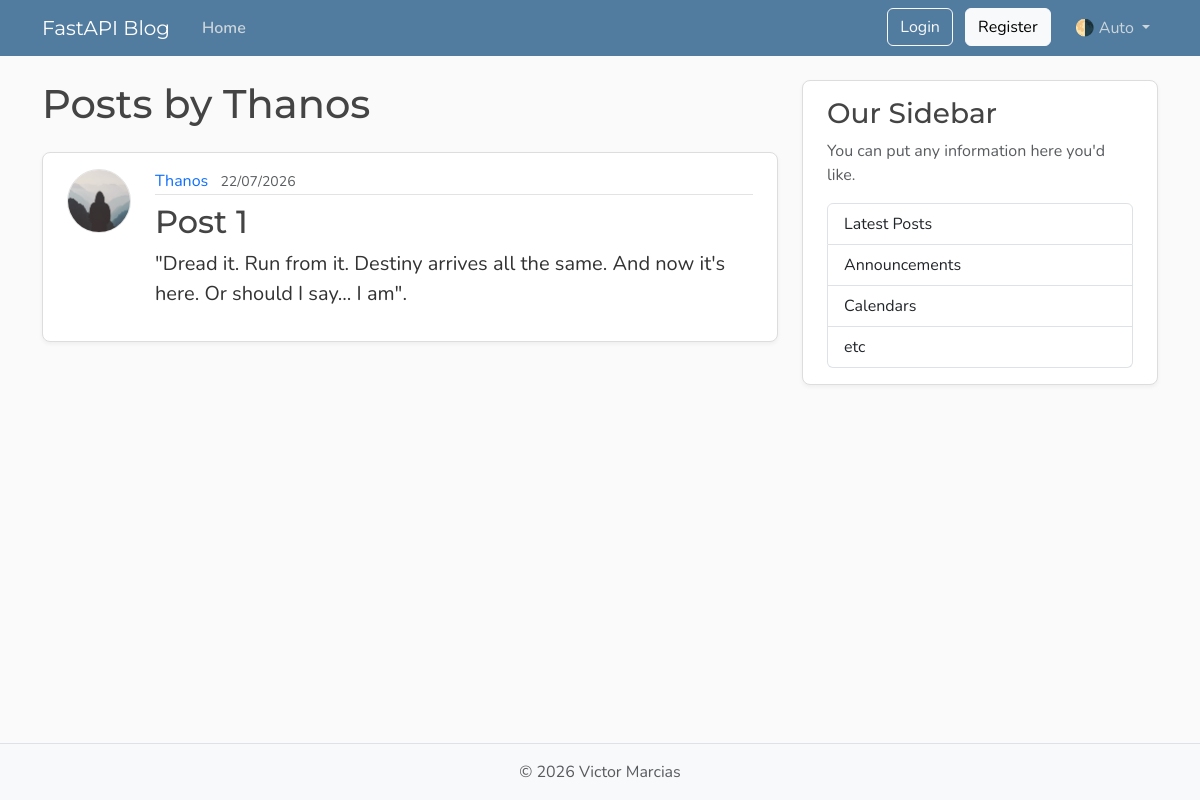
The page /users/2/posts on the database as committed earlier.
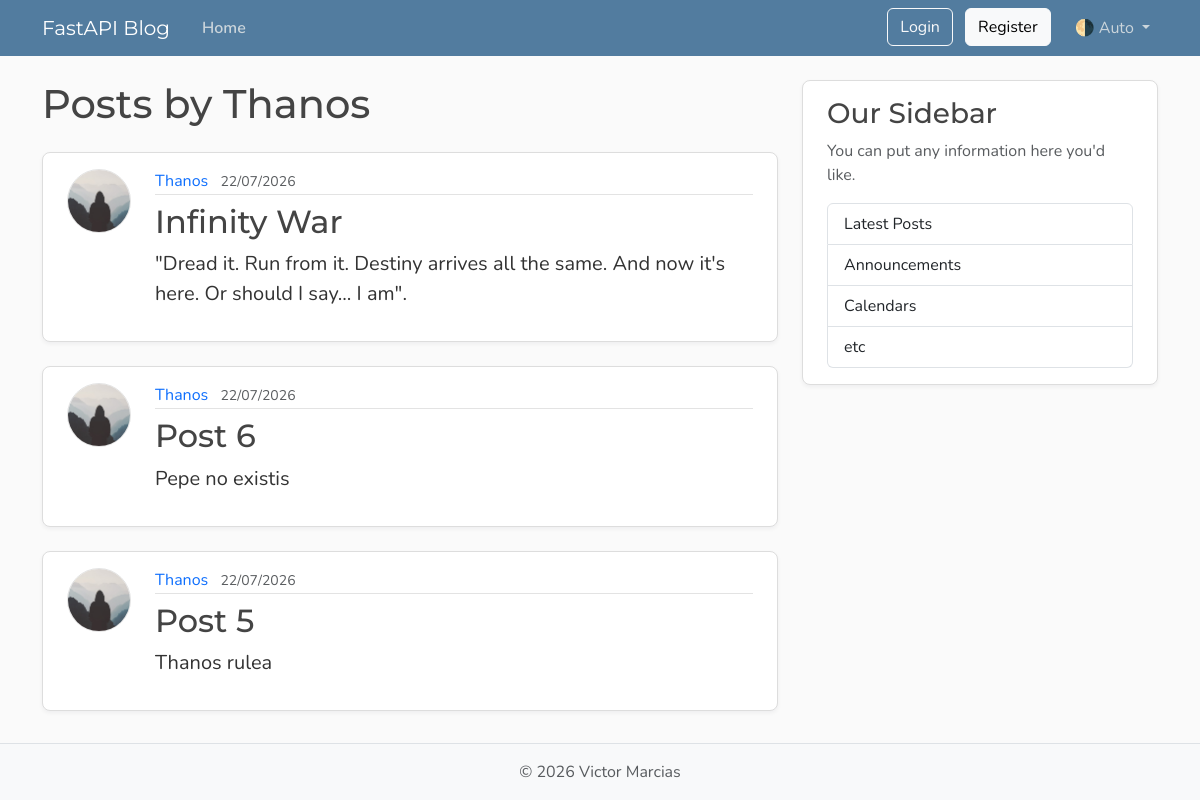
The same page on the database as committed later.
### models.py (models this page shows, shortened)
class Post(Base):
    __tablename__ = "posts"
    id: Mapped[int] = mapped_column(Integer, primary_key=True, index=True)
    title: Mapped[str] = mapped_column(String(100), nullable=False)
    content: Mapped[str] = mapped_column(Text, nullable=False)
    user_id: Mapped[int] = mapped_column(
        ForeignKey("users.id"),
        nullable=False,
        index=True,
    )
    date_posted: Mapped[datetime] = mapped_column(
        DateTime(timezone=True),
        default=lambda: datetime.now(UTC),
    )
    author: Mapped[User] = relationship(back_populates="posts")

class User(Base):
    __tablename__ = "users"
    id: Mapped[int] = mapped_column(Integer, primary_key=True, index=True)
    username: Mapped[str] = mapped_column(String(50), unique=True, nullable=False)
    email: Mapped[str] = mapped_column(String(120), unique=True, nullable=False)
    password_hash: Mapped[str] = mapped_column(String(200), nullable=False)
    image_file: Mapped[str | None] = mapped_column(
        String(200),
        nullable=True,
        default=None,
    )
    posts: Mapped[list[Post]] = relationship(
        back_populates="author",
        cascade="all, delete-orphan"
    )

### main.py (the view)
@app.get("/users/{user_id}/posts", include_in_schema=False, name="user_posts")
async def user_posts_page(
    request: Request,
    user_id: int,
    db: Annotated[AsyncSession, Depends(get_db)],
):
    result = await db.execute(
        select(models.User)
        .where(models.User.id == user_id)
    )
    user = result.scalars().first()
    if not user:
        raise HTTPException(
            status_code=status.HTTP_404_NOT_FOUND,
            detail="User not found",
        )
    result = await db.execute(
        select(models.Post)
        .options(selectinload(models.Post.author))
        .where(models.Post.user_id == user_id)
        .order_by(models.Post.date_posted.desc())
    )
    posts = result.scalars().all()
    return templates.TemplateResponse(
        request,
        "user_posts.html",
        {"posts": posts, "user": user, "title": f"{user.username}'s Posts"},
    )

### templates/user_posts.html
{% extends "layout.html" %}
{% block content %}
  <h1 class="mb-4">Posts by {{ user.username }}</h1>
  {% for post in posts %}
    <article class="content-section py-3 px-4 mb-4">
      <div class="d-flex align-items-start gap-4">
        <img class="rounded-circle article-img flex-shrink-0"
             src="{{ post.author.image_path }}"
             alt="{{ post.author.username }}'s profile picture"
             width="64"
             height="64"
             loading="lazy">
        <div class="flex-grow-1">
          <div class="article-metadata mb-2">
            <a class="me-2"
               href="{{ url_for('user_posts', user_id=post.author.id) }}">{{ post.author.username }}</a>
            <small class="text-body-secondary">{{ post.date_posted.strftime('%d/%m/%Y') }}</small>
          </div>
          <h2>
            <a class="article-title"
               href="{{ url_for('post_page', post_id=post.id) }}">{{ post.title }}</a>
          </h2>
          <p class="article-content">{{ post.content }}</p>
        </div>
      </div>
    </article>
  {% else %}
    <p class="text-body-secondary">No posts by this user yet.</p>
  {% endfor %}
{% endblock content %}

Rows that differ between the two databases and show on the page:
removed Post: author.username "Thanos", date_posted "22/07/2026", title "Post 1", content "\"Dread it. Run from it. Destiny arrives all the same. And now it's here. Or should I say... I am\"."
added Post: author.username "Thanos", date_posted "22/07/2026", title "Infinity War", content "\"Dread it. Run from it. Destiny arrives all the same. And now it's here. Or should I say... I am\"."
added Post: author.username "Thanos", date_posted "22/07/2026", title "Post 6", content "Pepe no existis"
added Post: author.username "Thanos", date_posted "22/07/2026", title "Post 5", content "Thanos rulea"
